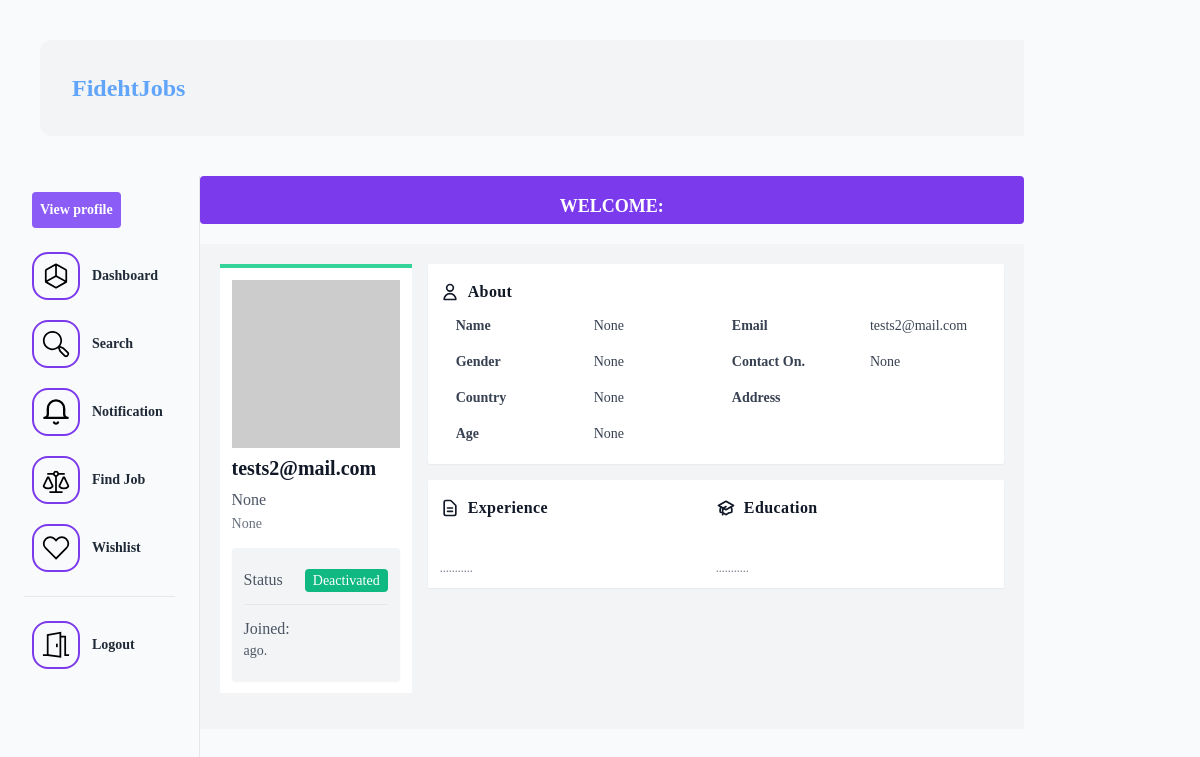
Before: /user/u/tests2@mail.com/ with the older database file.
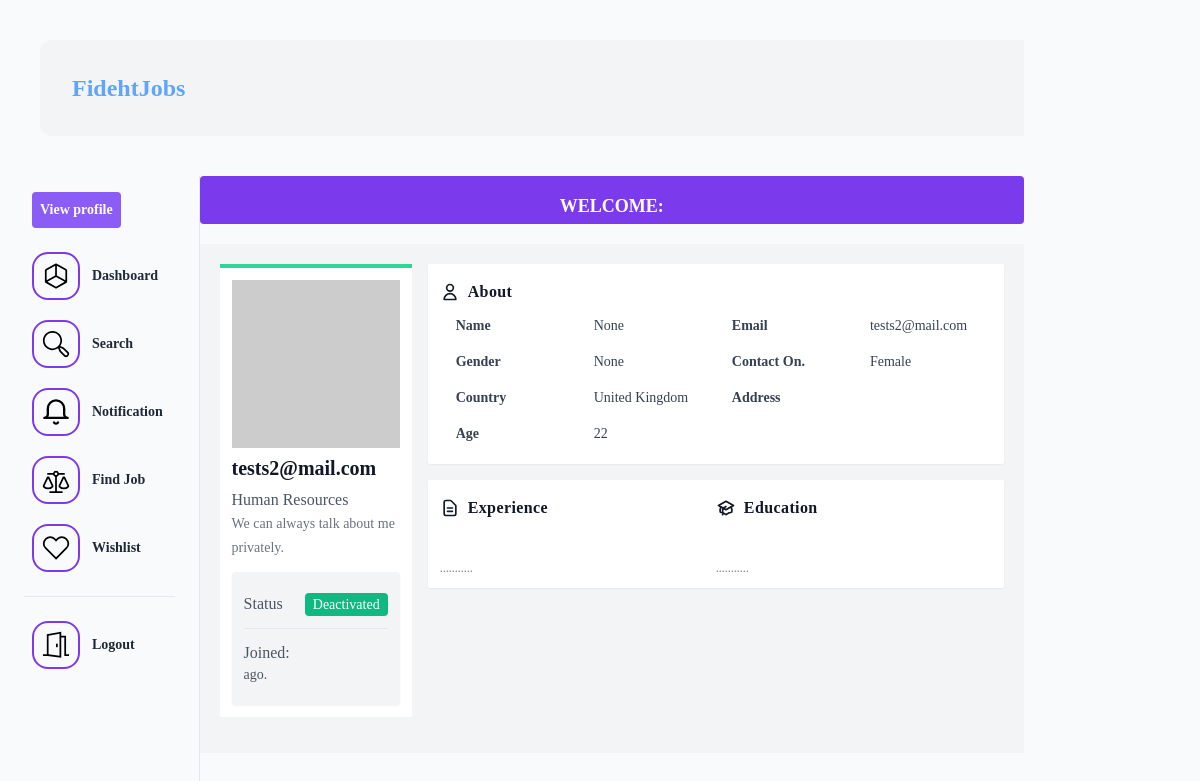
After: the same page with the newer database file.
### apps/users/models.py (models this page shows, shortened)
class UserProfile(models.Model):
    user = models.OneToOneField(CustomUser,related_name='profile',on_delete=models.CASCADE)
    is_employer = models.BooleanField(default=False)
    username = models.CharField(max_length=222,blank=True,null=True)
    field = models.CharField(max_length=30,blank=True,null=True)
    about = models.CharField(max_length=500,blank=True,null=True)
    country = models.CharField(max_length=120,blank=True,null=True)
    qualification = models.CharField(max_length=150,blank=True,null=True)
    age = models.PositiveIntegerField(blank=True,null=True)
    contact = models.CharField(max_length=222,blank=True, null=True)
    gender = models.CharField(max_length=30,blank=True,null=True)
    experience = models.CharField(max_length=222,blank=True, null=True)
    education = models.CharField(max_length=222,blank=True,null=True)
    status = models.BooleanField(default=True)

class CustomUser(AbstractUser):
    username = None
    email = models.EmailField(_('email address'), unique=True)
    USERNAME_FIELD = 'email'
    REQUIRED_FIELDS = []
    objects = CustomUserManager()

### apps/users/views.py (the view)
# urls.py: path('u/<str:email>/',ProfileView.as_view(),name='profile'),
class ProfileView(View, LoginRequiredMixin):
    def get(self,request,email,*args,**kwargs):
        profile = UserProfile.objects.get(user__email=email)
        context ={
            'profile': profile,
        }
        return render(request,'user/profile.html',context)

### apps/notification/context_processor.py (called while the page is built)
def get_notifications(request):
    if request.user.is_authenticated:
        read_notifications = request.user.notifications.filter(is_read=True)
        unread_notifications = request.user.notifications.filter(is_read=False)
        context ={
            'read_notifications': read_notifications,
            'unread_notifications': unread_notifications
        }
        return context
    else:
        context ={
            'read_notifications': [],
            'unread_notifications': []
        }
        return context

### apps/users/templates/user/profile.html (shortened to what this page needs)
{% extends 'user/dashboard.html' %}
{% block body %}
<div class="bg-gray-100">
 <div class="w-full text-white bg-main-color">
<div class="container mx-auto my-5 p-5">
    <div class="md:flex no-wrap md:-mx-2 ">
        <div class="w-full md:w-3/12 md:mx-2">
            <div class="bg-white p-3 border-t-4 border-green-400">
                <div class="image overflow-hidden">
                    <img class="h-auto w-full mx-auto"
                        src="https://ui-avatars.com/api/?background=random&name={% if profile.username %}
                        {{profile.username}}
                    {% else %}
                        {{request.user.first_name}}
                    {% endif %}" alt="">
                </div>
                <h1 class="text-gray-900 font-bold text-xl leading-8 my-1">
                {% if profile.username %}
                    {{profile.username}}
                {% else %}
                    {{profile.user.email}}
                {% endif %}
                </h1>
                <h3 class="text-gray-600 font-lg text-semibold leading-6">{{profile.field}}</h3>
                <p class="text-sm text-gray-500 hover:text-gray-600 leading-6">{{profile.about}}</p>
                <ul
                    class="bg-gray-100 text-gray-600 hover:text-gray-700 hover:shadow py-2 px-3 mt-3 divide-y rounded shadow-sm">
                    <li class="flex items-center py-3">
                        <span>Status</span>
                        <span class="ml-auto"><span
                                class="bg-green-500 py-1 px-2 rounded text-white text-sm">
                            {% if profile.status %}Active {% else %} Deactivated {% endif %}</span>
                    </li>
                    <li class="py-3">
                        <span>Joined:</span>
                        <span class="block text-sm tracking-tighter">{{request.user.date_joined|timesince}} ago.</span>
                    </li>
                </ul>
            </div>
            </div>
        <div class="w-full md:w-9/12 mx-2 h-64">
            <div class="bg-white p-3 shadow-sm rounded-sm">
                <div class="flex items-center space-x-2 font-semibold text-gray-900 leading-8">
                    <span clas="text-green-500">
                        <svg class="h-5" xmlns="http://www.w3.org/2000/svg" fill="none" viewBox="0 0 24 24"
                            stroke="currentColor">
                            <path stroke-linecap="round" stroke-linejoin="round" stroke-width="2"
                                d="M16 7a4 4 0 11-8 0 4 4 0 018 0zM12 14a7 7 0 00-7 7h14a7 7 0 00-7-7z" />
                        </svg>
                    </span>
                    <span class="tracking-wide">About</span>
                </div>
                <div class="text-gray-700">
                    <div class="grid md:grid-cols-2 text-sm">
                        <div class="grid grid-cols-2">
                            <div class="px-4 py-2 font-semibold">Name</div>
                            <div class="px-4 py-2">{{profile.username}}</div>
                        </div>
                        <div class="grid grid-cols-2">
                            <div class="px-4 py-2 font-semibold">Email</div>
                            <div class="px-4 py-2">{{profile.user.email}}</div>
                        </div>
                        <div class="grid grid-cols-2">
                            <div class="px-4 py-2 font-semibold">Gender</div>
                            <div class="px-4 py-2">{{profile.gender}}</div>
                        </div>
                        <div class="grid grid-cols-2">
                            <div class="px-4 py-2 font-semibold">Contact On.</div>
                            <div class="px-4 py-2">{{profile.contact}}</div>
                        </div>
                        <div class="grid grid-cols-2">
                            <div class="px-4 py-2 font-semibold">Country</div>
                            <div class="px-4 py-2">{{profile.country}}</div>
                        </div>
                        <div class="grid grid-cols-2">
                            <div class="px-4 py-2 font-semibold">Address</div>
                            <div class="px-4 py-2">{{profile.address}}</div>
                        </div>
                        <div class="grid grid-cols-2">
                            <div class="px-4 py-2 font-semibold">Age</div>
                            <div class="px-4 py-2">{{profile.age}}</div>
                        </div>
                    </div>
                </div>
            </div>
            <div class="bg-white p-3 shadow-sm rounded-sm">
                <div class="grid grid-cols-2">
                    <div>
                        <div class="flex items-center space-x-2 font-semibold text-gray-900 leading-8 mb-3">
                            <span clas="text-green-500">
                                <svg class="h-5" xmlns="http://www.w3.org/2000/svg" fill="none" viewBox="0 0 24 24"
                                    stroke="currentColor">
                                    <path stroke-linecap="round" stroke-linejoin="round" stroke-width="2"
                                        d="M9 12h6m-6 4h6m2 5H7a2 2 0 01-2-2V5a2 2 0 012-2h5.586a1 1 0 01.707.293l5.414 5.414a1 1 0 01.293.707V19a2 2 0 01-2 2z" />
                                </svg>
                            </span>
                            <span class="tracking-wide">Experience</span>
                        </div>
                        <ul class="list-inside space-y-2">
                            <li>
                                <div class="text-teal-600">{{profile.experience}}</div>
                                <div class="text-gray-500 text-xs">...........</div>
                            </li>
                    </div>
                    <div>
                        <div class="flex items-center space-x-2 font-semibold text-gray-900 leading-8 mb-3">
                            <span clas="text-green-500">
                            </span>
                            <span class="tracking-wide">Education</span>
                        </div>
                        <ul class="list-inside space-y-2">
                            <li>
                                <div class="text-teal-600">{{profile.education}}</div>
                                <div class="text-gray-500 text-xs">...........</div>
                            </li>
                        </ul>
                    </div>
                </div>
            </div>
        </div>
    </div>
</div>
</div>
{%endblock body %}

### apps/users/templates/user/dashboard.html (shortened to what this page needs)
{% extends 'base.html' %}
{% block content %}
<div class="flex h-screen container w-full">
    <div class="w-1/5 border-r border-lighter text-xl text-gray-800 font-semibold flex flex-col space-4 px-2 lg:px-6 py-2">
        <div class=" p-2 space-y-2">
            <div class="flex justify-start">
                <span class="flex items-center space-x-1">
                    <a href="{% url 'users:profile' request.user.email%}" class="bg-purple-500 py-2 px-2 rounded text-white text-sm">View profile</a>
                </span>
            </div>
        </div>
        <div class="divide-y divide-coolGray-300">
            <ul class="pt-2 pb-4 space-y-1 text-sm">
                <li hx-boost="true" class="bg-coolGray-100 text-coolGray-900">
                    <a href="{% url 'users:dashboard' %}" class="flex items-center p-2 space-x-3 rounded-md">
                        <span class="hidden md:block">Dashboard</span>
                    </a>
                </li>
                <li hx-boost="true">
                    <a href="{% url 'job:search' %}" class="flex items-center p-2 space-x-3 rounded-md">
                        <span class="hidden md:block">Search</span>
                    </a>
                </li>
                <li hx-boost="true">
                    <a href="{% url 'notification:notification' %}" class="flex items-center p-2 space-x-3 rounded-md">
                        <button>
                        </button>
                        <span class="hidden md:block">Notification</span>
                    </a>
                </li>
                {% if request.user.profile.is_employer %}
                <li hx-boost="true">
                    <a href="{% url 'job:job-list' %}" class="flex items-center p-2 space-x-3 rounded-md">
                        <svg xmlns="http://www.w3.org/2000/svg" viewBox="0 0 512 512" class="w-12 h-12 rounded-2xl text-bold p-2 border-2 hover:bg-purple-600 hover:text-white hover:border-white border-purple-600  bg:white text-purple-700">
                            <path d="M453.122,79.012a128,128,0,0,0-181.087.068l-15.511,15.7L241.142,79.114l-.1-.1a128,128,0,0,0-181.02,0l-6.91,6.91a128,128,0,0,0,0,181.019L235.485,449.314l20.595,21.578.491-.492.533.533L276.4,450.574,460.032,266.94a128.147,128.147,0,0,0,0-181.019ZM437.4,244.313,256.571,425.146,75.738,244.313a96,96,0,0,1,0-135.764l6.911-6.91a96,96,0,0,1,135.713-.051l38.093,38.787,38.274-38.736a96,96,0,0,1,135.765,0l6.91,6.909A96.11,96.11,0,0,1,437.4,244.313Z"></path>
                        </svg>
                        <span class="hidden md:block">View Jobs</span>
                    </a>
                </li>
                <li hx-boost="true">
                    <a href="{% url 'job:create-job' %}" class="flex items-center p-2 space-x-3 rounded-md">
                        <svg xmlns="http://www.w3.org/2000/svg" viewBox="0 0 512 512" class="w-12 h-12 rounded-2xl text-bold p-2 border-2 hover:bg-purple-600 hover:text-white hover:border-white border-purple-600  bg:white text-purple-700">
                            <path d="M203.247,386.414,208,381.185V355.4L130.125,191H93.875L16,355.4v27.042l4.234,4.595a124.347,124.347,0,0,0,91.224,39.982h.42A124.343,124.343,0,0,0,203.247,386.414ZM176,368.608a90.924,90.924,0,0,1-64.231,26.413h-.33A90.907,90.907,0,0,1,48,369.667V362.6l64-135.112L176,362.6Z"></path>
                            <path d="M418.125,191h-36.25L304,355.4v27.042l4.234,4.595a124.347,124.347,0,0,0,91.224,39.982h.42a124.343,124.343,0,0,0,91.369-40.607L496,381.185V355.4ZM464,368.608a90.924,90.924,0,0,1-64.231,26.413h-.33A90.907,90.907,0,0,1,336,369.667V362.6l64-135.112L464,362.6Z"></path>
                            <path d="M272,196.659A56.223,56.223,0,0,0,309.659,159H416V127H309.659a55.991,55.991,0,0,0-107.318,0H96v32H202.341A56.223,56.223,0,0,0,240,196.659V463H136v32H376V463H272ZM232,143a24,24,0,1,1,24,24A24,24,0,0,1,232,143Z"></path>
                        </svg>
                        <span class="hidden md:block">Create Job</span>
                    </a>
                </li>
                {% else %}
                <li hx-boost="true">
                    <a href="{% url 'job:job-list' %}" class="flex items-center p-2 space-x-3 rounded-md">
                        <span class="hidden md:block">Find Job</span>
                    </a>
                </li>
                {% endif %}
                <li hx-boost="true">
                    <a href="" class="flex items-center p-2 space-x-3 rounded-md">
                        <span class="hidden md:block">Wishlist</span>
                    </a>
                </li>
            </ul>
            <ul class="pt-4 pb-2 space-y-1 text-sm">
                <li hx-boost="true">
                    <a href="{% url 'core:logout' %}" class="flex items-center p-2 space-x-3 rounded-md">
                        <span class="hidden md:block">Logout</span>
                    </a>
                </li>
            </ul>
        </div>
    </div>
    <div class="w-5/6 h-full">
    <div>
        <h1 class="text-lg font-bold text-center bg-purple-600 w-full h-12 text-white rounded p-4">WELCOME: {{request.user.email}}</h1>
    </div>
    {% block body %}{% endblock body %}
    </div>
  </div>
{% endblock content %}

### templates/base.html (shortened to what this page needs)
{% load static tailwind_tags %}
{% load static %}
<!DOCTYPE html>
<html lang="en">
	<head>
		{% tailwind_css %}
	</head>
    <div class="container overflow-x-hidden">
    <body class="bg-gray-50 font-serif leading-normal tracking-normal" id="body">
        <div class="flex justify-between p-5 m-10 rounded-xl bg-gray-100 w-full">
            <div class="">
                <h1 hx-boost="true" class="text-2xl font-bold p-3 rounded-xl text-blue-400 font-large hover:bg-blue-100 hover:text-purple-700">
                    <a href="{% url 'core:landing' %}">FidehtJobs</a>
                </h1>
            </div>
        </div>
        <div class="">
        {% block content %}{% endblock content %}
        </div>
	</body>
    </div>
</html>

Changed rows visible on the page:
changed UserProfile "None": field "None" → "Human Resources"; about "None" → "We can always talk about me privately."; contact "None" → "Female"; country "None" → "United Kingdom"; age "None" → "22"
